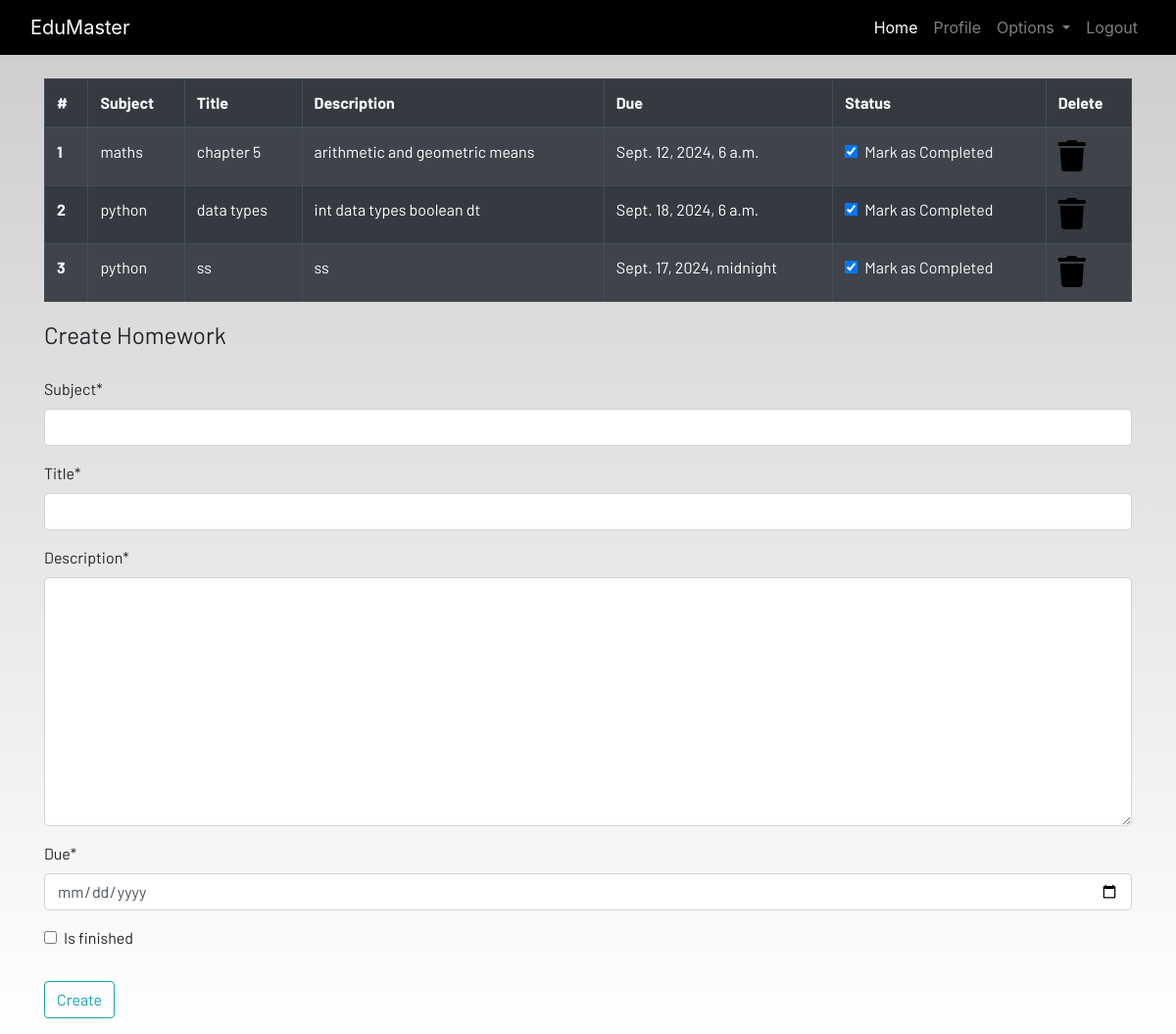
The page /homework (signed in) on the database its author committed.
### dashboard/models.py (models this page shows, shortened)
class Homework(models.Model):
   user = models.ForeignKey(User, on_delete=models.CASCADE)
   subject= models.CharField(max_length=50)
   title= models.CharField(max_length=100)
   description= models.TextField()
   due = models.DateTimeField()
   is_finished=models.BooleanField(default=False)

### dashboard/views.py (the view)
# urls.py: path('homework',views.homework,name="homework"),
@login_required
def homework(request):
    if request.method == "POST":
        form = HomeworkForm(request.POST)
        if form.is_valid():
            try:
                finished = request.POST['is_finished']
                if finished == 'on':
                    finished = True
                else:
                    finished = False
            except:
                finished = False
            homeworks = Homework(
                user = request.user,
                subject = request.POST['subject'],
                title = request.POST['title'],
                description = request.POST['description'],
                due = request.POST['due'],
                is_finished = finished
            )
            homeworks.save()
            messages.success(request,f'Homework Added from {request.user.username}!!')
    else:
            form = HomeworkForm()
    homework= Homework.objects.filter(user=request.user)
    if len(homework) == 0:
        homework_done = True
    else:
        homework_done = False
    context = {
        'homeworks':homework,
        'homework_done':homework_done,
        'form':form,
        }
    return render(request,'dashboard/homework.html',context)

### dashboard/forms.py
class HomeworkForm(forms.ModelForm):
    class Meta:
        model = Homework
        widgets = {'due':DateInput()}
        fields = ['subject','title','description','due','is_finished']

### dashboard/templates/dashboard/homework.html (shortened to what this page needs)
{% extends 'dashboard/base.html' %}
{% load static %}
{% block content %}
{% load crispy_forms_tags %}
<div class="container">
    {% if not homework_done %}
    <table class="table table-striped table-bordered table-hover table-dark">
        <thead>
            <tr>
                <th scope="col">#</th>
                <th scope="col">Subject</th>
                <th scope="col">Title</th>
                <th scope="col">Description</th>
                <th scope="col">Due</th>
                <th scope="col">Status</th>
                <th scope="col">Delete</th>
            </tr>
        </thead>
        <tbody>
        {% for homework in homeworks %}
            <tr>
                <th scope="row">{{forloop.counter}}</th>
                <td>{{homework.subject}}</td>
                <td>{{homework.title}}</td>
                <td>{{homework.description}}</td>
                <td>{{homework.due}}</td>
                <td>
                    <a href="{% url 'update-homework' homework.id %}">
                        <div class="form-check">
                            {% if homework.is_finished == True %}
                            <input class="form-check-input" type="checkbox" value="" checked>
                            {% else %}
                            <input class="form-check-input" type="checkbox" value="" >
                            {% endif %}
                            <label class="form-check-label text-light" for="flexCheckDefault">
                                   Mark as Completed
                            </label>
                        </div>
                    </a>
                </td>
                <td><a href="{% url 'delete-homework' homework.id %}"><i class="fa fa-trash fa-2x"></i></a></td>
            </tr>
            {% endfor %}
        </tbody>
    </table>
     {% else %}
    <h4>All homeworks are completed!! Create to have more!!</h4>
     {% endif %}
</div>
<div class=" container">
    <form method="POST">
        <fieldset class="form-group">
            <legend class="border-bottom mb-4">Create Homework</legend>
            {{form|crispy}}
        </fieldset>
        <div class="form-group">
            <button href="" class="btn btn-outline-info" type="submit">
                Create
            </button>
        </div>
    </form>
</div>
{% endblock content %}

### static/css/main.css (style rules this page uses)
html { scroll-behavior: smooth; height: 100%; width: 100%; }
a { text-decoration: none !important; color: black; }
html, body { max-width: 100%; overflow-x: hidden; height: 100%; width: 100%; }
body { background: linear-gradient(rgba(0, 0, 0, 0.2), rgba(255, 255, 255, 0.5)); overflow-x: hidden; background-repeat: no-repeat; }
.fa { color: black; }

### rows shown on the page
Homework: subject "maths", title "chapter 5", description "arithmetic and geometric means", due "Sept. 12, 2024, 6 a.m."
Homework: subject "python", title "data types", description "int data types boolean dt", due "Sept. 18, 2024, 6 a.m."
Homework: subject "python", title "ss", description "ss", due "Sept. 17, 2024, midnight"
